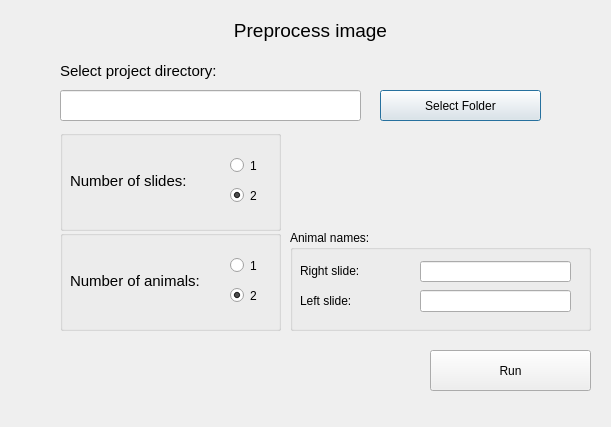
<?xml version="1.0" encoding="UTF-8"?>
<ui version="4.0">
 <class>animal_mouse</class>
 <widget class="QDialog" name="animal_mouse">
  <property name="enabled">
   <bool>true</bool>
  </property>
  <property name="geometry">
   <rect>
    <x>0</x>
    <y>0</y>
    <width>611</width>
    <height>427</height>
   </rect>
  </property>
  <property name="windowTitle">
   <string>Dialog</string>
  </property>
  <widget class="QLineEdit" name="foldername">
   <property name="geometry">
    <rect>
     <x>60</x>
     <y>90</y>
     <width>301</width>
     <height>31</height>
    </rect>
   </property>
  </widget>
  <widget class="QPushButton" name="browse">
   <property name="geometry">
    <rect>
     <x>380</x>
     <y>90</y>
     <width>161</width>
     <height>31</height>
    </rect>
   </property>
   <property name="text">
    <string>Select Folder</string>
   </property>
  </widget>
  <widget class="QPushButton" name="process">
   <property name="geometry">
    <rect>
     <x>430</x>
     <y>350</y>
     <width>161</width>
     <height>41</height>
    </rect>
   </property>
   <property name="text">
    <string>Run</string>
   </property>
  </widget>
  <widget class="QLabel" name="label_2">
   <property name="geometry">
    <rect>
     <x>30</x>
     <y>10</y>
     <width>561</width>
     <height>41</height>
    </rect>
   </property>
   <property name="font">
    <font>
     <pointsize>14</pointsize>
    </font>
   </property>
   <property name="text">
    <string>Preprocess image</string>
   </property>
   <property name="alignment">
    <set>Qt::AlignCenter</set>
   </property>
  </widget>
  <widget class="QLabel" name="label_3">
   <property name="geometry">
    <rect>
     <x>60</x>
     <y>50</y>
     <width>351</width>
     <height>41</height>
    </rect>
   </property>
   <property name="font">
    <font>
     <pointsize>11</pointsize>
    </font>
   </property>
   <property name="text">
    <string>Select project directory:</string>
   </property>
  </widget>
  <widget class="QGroupBox" name="group_animals">
   <property name="enabled">
    <bool>true</bool>
   </property>
   <property name="geometry">
    <rect>
     <x>60</x>
     <y>230</y>
     <width>221</width>
     <height>101</height>
    </rect>
   </property>
   <property name="title">
    <string/>
   </property>
   <widget class="QRadioButton" name="animals_1">
    <property name="geometry">
     <rect>
      <x>170</x>
      <y>20</y>
      <width>51</width>
      <height>31</height>
     </rect>
    </property>
    <property name="text">
     <string>1</string>
    </property>
   </widget>
   <widget class="QRadioButton" name="animals_2">
    <property name="geometry">
     <rect>
      <x>170</x>
      <y>50</y>
      <width>51</width>
      <height>31</height>
     </rect>
    </property>
    <property name="text">
     <string>2</string>
    </property>
    <property name="checked">
     <bool>true</bool>
    </property>
   </widget>
   <widget class="QLabel" name="label_4">
    <property name="geometry">
     <rect>
      <x>10</x>
      <y>30</y>
      <width>151</width>
      <height>41</height>
     </rect>
    </property>
    <property name="font">
     <font>
      <pointsize>11</pointsize>
     </font>
    </property>
    <property name="text">
     <string>Number of animals:</string>
    </property>
   </widget>
  </widget>
  <widget class="QGroupBox" name="group_slides">
   <property name="geometry">
    <rect>
     <x>60</x>
     <y>130</y>
     <width>221</width>
     <height>101</height>
    </rect>
   </property>
   <property name="title">
    <string/>
   </property>
   <widget class="QRadioButton" name="slides_1">
    <property name="geometry">
     <rect>
      <x>170</x>
      <y>20</y>
      <width>41</width>
      <height>31</height>
     </rect>
    </property>
    <property name="text">
     <string>1</string>
    </property>
   </widget>
   <widget class="QRadioButton" name="slides_2">
    <property name="geometry">
     <rect>
      <x>170</x>
      <y>50</y>
      <width>51</width>
      <height>31</height>
     </rect>
    </property>
    <property name="text">
     <string>2</string>
    </property>
    <property name="checked">
     <bool>true</bool>
    </property>
   </widget>
   <widget class="QLabel" name="label">
    <property name="geometry">
     <rect>
      <x>10</x>
      <y>30</y>
      <width>141</width>
      <height>41</height>
     </rect>
    </property>
    <property name="font">
     <font>
      <pointsize>11</pointsize>
     </font>
    </property>
    <property name="text">
     <string>Number of slides:</string>
    </property>
   </widget>
  </widget>
  <widget class="QGroupBox" name="animal_names">
   <property name="geometry">
    <rect>
     <x>290</x>
     <y>230</y>
     <width>301</width>
     <height>101</height>
    </rect>
   </property>
   <property name="title">
    <string>Animal names:</string>
   </property>
   <widget class="QLineEdit" name="animal_right">
    <property name="geometry">
     <rect>
      <x>130</x>
      <y>31</y>
      <width>151</width>
      <height>21</height>
     </rect>
    </property>
   </widget>
   <widget class="QLineEdit" name="animal_left">
    <property name="geometry">
     <rect>
      <x>130</x>
      <y>60</y>
      <width>151</width>
      <height>22</height>
     </rect>
    </property>
   </widget>
   <widget class="QLabel" name="label_5">
    <property name="geometry">
     <rect>
      <x>10</x>
      <y>30</y>
      <width>111</width>
      <height>21</height>
     </rect>
    </property>
    <property name="text">
     <string>Right slide:</string>
    </property>
   </widget>
   <widget class="QLabel" name="label_6">
    <property name="geometry">
     <rect>
      <x>10</x>
      <y>60</y>
      <width>111</width>
      <height>21</height>
     </rect>
    </property>
    <property name="text">
     <string>Left slide:</string>
    </property>
   </widget>
  </widget>
  <zorder>group_slides</zorder>
  <zorder>group_animals</zorder>
  <zorder>foldername</zorder>
  <zorder>browse</zorder>
  <zorder>process</zorder>
  <zorder>label_2</zorder>
  <zorder>label_3</zorder>
  <zorder>animal_names</zorder>
 </widget>
 <resources/>
 <connections/>
</ui>
